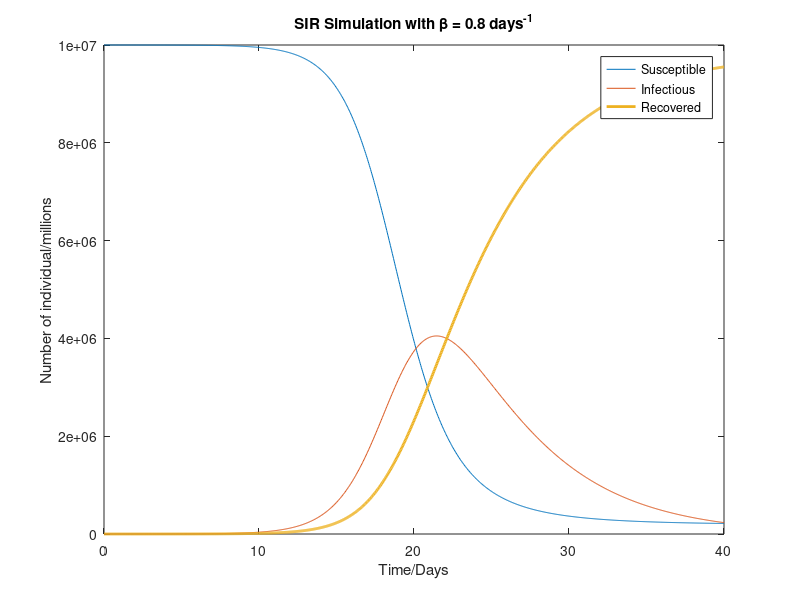

The MATLAB script that drew this image:
%% Task 2 – Modelling progression of an epidemic
%% Task 2(a) – Plot for a simple case
close all
clear all
clc
% Given Parameters
beta = 0.8;
gamma = 0.2;
N = 10000000;
I0 = 100;
S0 = N - I0;
R0 = 0;
timesteps = 1000;
days = 40;
h = days/timesteps; % step size

%% Susceptible, Infectious and Recovered
x = 0:h:days; % the range of x
S = zeros(size(x)); % allocate the result of Susceptible
I = zeros(size(x)); % allocate the result of Infectious
R = zeros(size(x)); % allocate the result of Recovered
S(1) = S0; % the initial of Susceptible
I(1) = I0; % the initial of Infectious
R(1) = R0; % the initial of Recovered
n = numel(S);
% loop to solve DE using Euler's Method
for i = 1:n-1
    % Values at time i using given formula
    dSdt = -(beta*S(i)*I(i))/N;
    dIdt = ((beta*S(i)*I(i))/N)-gamma*I(i);
    dRdt = gamma*I(i);
    % Append time step
    S(i+1) = S(i) + h*dSdt;
    I(i+1) = I(i) + h*dIdt;
    R(i+1) = R(i) + h*dRdt;
end
% Plot all the calcuated values
plot(x,S,x,I,x,R, 'linewidth',2)
xlabel('Time/Days')
ylabel('Number of individual/millions')
title('SIR Simulation with \beta = 0.8 days^{-1}')
legend('Susceptible','Infectious','Recovered')